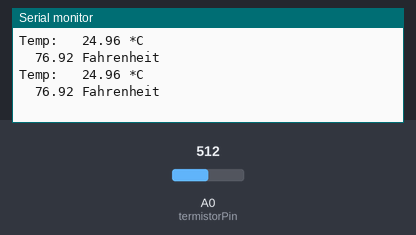
This sketch was run on a simulated Arduino Uno, built with avr-gcc and run on an emulated ATmega328P. Shown: the last lines printed to the serial monitor. Inputs (shaded band) come from the test bench; at power-on: A0 (termistorPin) = 512.

Above: at 1.2 s.
1.3 s: A0 (termistorPin) set to 716
At 2.6 s:
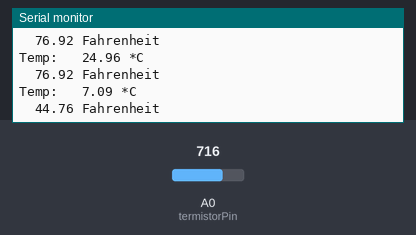
2.8 s: A0 (termistorPin) set to 900
At 3.8 s:
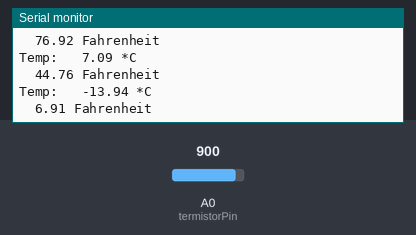
Timing chart, 0 to 5.8 s (numbered marks = the images above; inputs shaded):
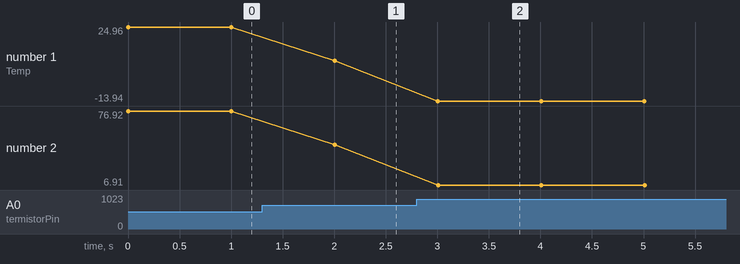

The sketch:

termistor.ino
```cpp
#define termistorPin A0
#define termistorNominalRes 100000      //100k
#define termistorNominalTemp 25         //25 grados Celcius
#define termistorBValue 3950
#define VoltageDivideResistor 100000


float termistorRes=0.0;
float steinhart;
float Fahrenheit=0;
void setup(){
        Serial.begin(115200);
        analogReference(EXTERNAL);
}
void loop(){
        termistorRes = ((float)analogRead(termistorPin)*VoltageDivideResistor)/(1023-(float)analogRead(termistorPin));
        steinhart = termistorRes / termistorNominalRes;         // R/Ro
        steinhart = log(steinhart);                                                     // ln(R/Ro)
        steinhart /= termistorBValue;                                           // 1/B * ln(R/Ro)
        steinhart += 1.0 / (termistorNominalTemp + 273.15);     // +(1/To)
        steinhart = 1.0 / steinhart;                                            // Invert
        steinhart -= 273.15;                                                            // convertir a Celcius
  Fahrenheit = ((steinhart*9)/5)+32;
        Serial.print("Temp: \t");
        Serial.print(steinhart);
  Serial.print(" *C\n\t");
  Serial.print(Fahrenheit);
  Serial.print(" Fahrenheit\n\n");
        delay(1000);

}
```

Measured:
- after the input at 1.3 s, the serial monitor: prints a new line after 0.70 s (image 1)
- after the input at 2.8 s, the serial monitor: prints a new line after 0.21 s (image 2)
- plotted number 1: 24.96 → 7.09 after the input at 1.3 s, 7.09 → -13.94 after the input at 2.8 s
- plotted number 2: 76.92 → 44.76 after the input at 1.3 s, 44.76 → 6.91 after the input at 2.8 s
